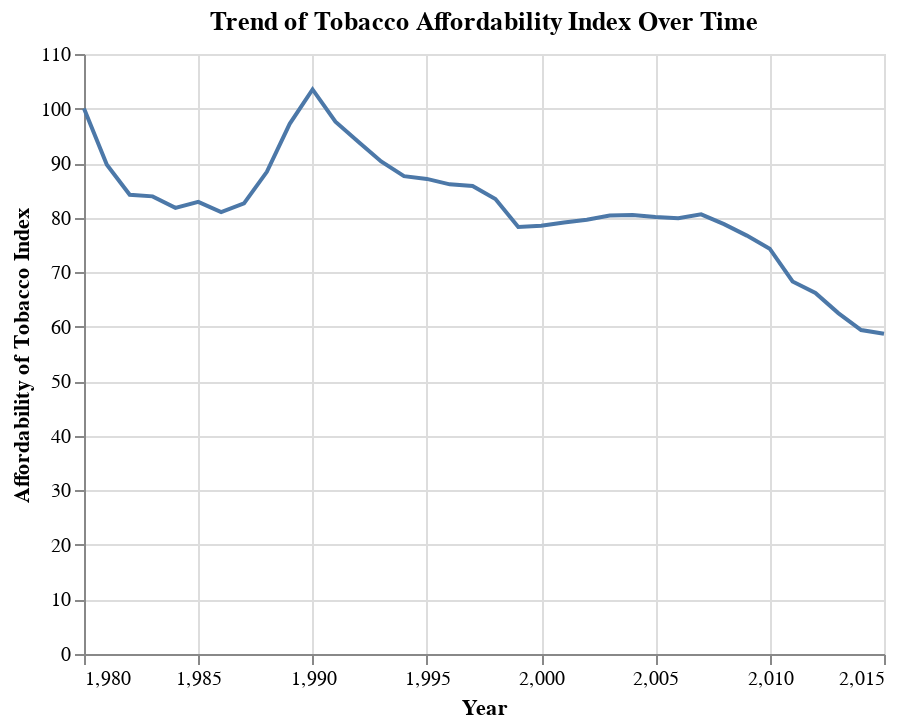

Write notebook code for a chart like this one.
### Code cell
# prompt: Using dataframe metric: suggest a plot

import altair as alt

# Create a line chart showing the trend of tobacco affordability over time.
alt.Chart(metric).mark_line().encode(
    x='Year',
    y='Affordability of Tobacco Index'
).properties(
    title='Trend of Tobacco Affordability Index Over Time'
)

### Figure 1 — Vega-Lite specification as saved in the notebook (floating-point values rounded to 4 significant figures)
{"config": {"view": {"continuousWidth": 400, "continuousHeight": 300}}, "data": {"name": "data-30c5c31bb118be7bf9165a1cacea4d24"}, "mark": "line", "encoding": {"x": {"field": "Year", "type": "quantitative"}, "y": {"field": "Affordability of Tobacco Index", "type": "quantitative"}}, "title": "Trend of Tobacco Affordability Index Over Time", "$schema": "https://vega.github.io/schema/vega-lite/v4.17.0.json", "datasets": {"data-30c5c31bb118be7bf9165a1cacea4d24": [{"Year": 2015, "Tobacco Price\nIndex": 1294.0, "Retail Prices\nIndex": 386.7, "Tobacco Price Index Relative to Retail Price Index": 334.7, "Real Households' Disposable Income": 196.4, "Affordability of Tobacco Index": 58.7, "Household Expenditure on Tobacco": 19250.0, "Household Expenditure Total": 1152000.0, "Expenditure on Tobacco as a Percentage of Expenditure": 1.7}, {"Year": 2014, "Tobacco Price\nIndex": 1226.0, "Retail Prices\nIndex": 383.0, "Tobacco Price Index Relative to Retail Price Index": 320.1, "Real Households' Disposable Income": 190.0, "Affordability of Tobacco Index": 59.4, "Household Expenditure on Tobacco": 19410.0, "Household Expenditure Total": 1119000.0, "Expenditure on Tobacco as a Percentage of Expenditure": 1.7}, {"Year": 2013, "Tobacco Price\nIndex": 1139.0, "Retail Prices\nIndex": 374.2, "Tobacco Price Index Relative to Retail Price Index": 304.5, "Real Households' Disposable Income": 190.3, "Affordability of Tobacco Index": 62.5, "Household Expenditure on Tobacco": 18680.0, "Household Expenditure Total": 1073000.0, "Expenditure on Tobacco as a Percentage of Expenditure": 1.7}, {"Year": 2012, "Tobacco Price\nIndex": 1058.0, "Retail Prices\nIndex": 363.1, "Tobacco Price Index Relative to Retail Price Index": 291.3, "Real Households' Disposable Income": 192.9, "Affordability of Tobacco Index": 66.2, "Household Expenditure on Tobacco": 18700.0, "Household Expenditure Total": 1029000.0, "Expenditure on Tobacco as a Percentage of Expenditure": 1.8}, {"Year": 2011, "Tobacco Price\nIndex": 974.9, "Retail Prices\nIndex": 351.9, "Tobacco Price Index Relative to Retail Price Index": 277.1, "Real Households' Disposable Income": 189.3, "Affordability of Tobacco Index": 68.3, "Household Expenditure on Tobacco": 18220.0, "Household Expenditure Total": 990800.0, "Expenditure on Tobacco as a Percentage of Expenditure": 1.8}, {"Year": 2010, "Tobacco Price\nIndex": 878.3, "Retail Prices\nIndex": 334.5, "Tobacco Price Index Relative to Retail Price Index": 262.6, "Real Households' Disposable Income": 195.0, "Affordability of Tobacco Index": 74.3, "Household Expenditure on Tobacco": 17180.0, "Household Expenditure Total": 954800.0, "Expenditure on Tobacco as a Percentage of Expenditure": 1.8}, {"Year": 2009, "Tobacco Price\nIndex": 815.9, "Retail Prices\nIndex": 319.7, "Tobacco Price Index Relative to Retail Price Index": 255.2, "Real Households' Disposable Income": 195.7, "Affordability of Tobacco Index": 76.7, "Household Expenditure on Tobacco": 16210.0, "Household Expenditure Total": 911700.0, "Expenditure on Tobacco as a Percentage of Expenditure": 1.8}, {"Year": 2008, "Tobacco Price\nIndex": 784.7, "Retail Prices\nIndex": 321.3, "Tobacco Price Index Relative to Retail Price Index": 244.2, "Real Households' Disposable Income": 192.5, "Affordability of Tobacco Index": 78.8, "Household Expenditure on Tobacco": 15880.0, "Household Expenditure Total": 928300.0, "Expenditure on Tobacco as a Percentage of Expenditure": 1.7}, {"Year": 2007, "Tobacco Price\nIndex": 751.5, "Retail Prices\nIndex": 309.1, "Tobacco Price Index Relative to Retail Price Index": 243.1, "Real Households' Disposable Income": 195.9, "Affordability of Tobacco Index": 80.6, "Household Expenditure on Tobacco": 15770.0, "Household Expenditure Total": 898500.0, "Expenditure on Tobacco as a Percentage of Expenditure": 1.8}, {"Year": 2006, "Tobacco Price\nIndex": 713.7, "Retail Prices\nIndex": 296.4, "Tobacco Price Index Relative to Retail Price Index": 240.8, "Real Households' Disposable Income": 192.3, "Affordability of Tobacco Index": 79.9, "Household Expenditure on Tobacco": 15540.0, "Household Expenditure Total": 851500.0, "Expenditure on Tobacco as a Percentage of Expenditure": 1.8}, {"Year": 2005, "Tobacco Price\nIndex": 683.1, "Retail Prices\nIndex": 287.2, "Tobacco Price Index Relative to Retail Price Index": 237.8, "Real Households' Disposable Income": 190.6, "Affordability of Tobacco Index": 80.1, "Household Expenditure on Tobacco": 15300.0, "Household Expenditure Total": 813600.0, "Expenditure on Tobacco as a Percentage of Expenditure": 1.9}, {"Year": 2004, "Tobacco Price\nIndex": 654.6, "Retail Prices\nIndex": 279.3, "Tobacco Price Index Relative to Retail Price Index": 234.4, "Real Households' Disposable Income": 188.7, "Affordability of Tobacco Index": 80.5, "Household Expenditure on Tobacco": 15380.0, "Household Expenditure Total": 772200.0, "Expenditure on Tobacco as a Percentage of Expenditure": 2.0}, {"Year": 2003, "Tobacco Price\nIndex": 632.0, "Retail Prices\nIndex": 271.2, "Tobacco Price Index Relative to Retail Price Index": 233.0, "Real Households' Disposable Income": 187.4, "Affordability of Tobacco Index": 80.4, "Household Expenditure on Tobacco": 15220.0, "Household Expenditure Total": 731800.0, "Expenditure on Tobacco as a Percentage of Expenditure": 2.1}, {"Year": 2002, "Tobacco Price\nIndex": 610.4, "Retail Prices\nIndex": 263.6, "Tobacco Price Index Relative to Retail Price Index": 231.6, "Real Households' Disposable Income": 184.4, "Affordability of Tobacco Index": 79.6, "Household Expenditure on Tobacco": 14460.0, "Household Expenditure Total": 695900.0, "Expenditure on Tobacco as a Percentage of Expenditure": 2.1}, {"Year": 2001, "Tobacco Price\nIndex": 592.5, "Retail Prices\nIndex": 259.3, "Tobacco Price Index Relative to Retail Price Index": 228.5, "Real Households' Disposable Income": 180.8, "Affordability of Tobacco Index": 79.1, "Household Expenditure on Tobacco": 14340.0, "Household Expenditure Total": 665100.0, "Expenditure on Tobacco as a Percentage of Expenditure": 2.2}, {"Year": 2000, "Tobacco Price\nIndex": 562.0, "Retail Prices\nIndex": 254.8, "Tobacco Price Index Relative to Retail Price Index": 220.6, "Real Households' Disposable Income": 173.3, "Affordability of Tobacco Index": 78.5, "Household Expenditure on Tobacco": 14030.0, "Household Expenditure Total": 639400.0, "Expenditure on Tobacco as a Percentage of Expenditure": 2.2}, {"Year": 1999, "Tobacco Price\nIndex": 517.3, "Retail Prices\nIndex": 247.4, "Tobacco Price Index Relative to Retail Price Index": 209.0, "Real Households' Disposable Income": 163.7, "Affordability of Tobacco Index": 78.3, "Household Expenditure on Tobacco": 14050.0, "Household Expenditure Total": 602900.0, "Expenditure on Tobacco as a Percentage of Expenditure": 2.3}, {"Year": 1998, "Tobacco Price\nIndex": 464.1, "Retail Prices\nIndex": 243.7, "Tobacco Price Index Relative to Retail Price Index": 190.4, "Real Households' Disposable Income": 158.8, "Affordability of Tobacco Index": 83.4, "Household Expenditure on Tobacco": 13320.0, "Household Expenditure Total": 569800.0, "Expenditure on Tobacco as a Percentage of Expenditure": 2.3}, {"Year": 1997, "Tobacco Price\nIndex": 427.3, "Retail Prices\nIndex": 235.6, "Tobacco Price Index Relative to Retail Price Index": 181.3, "Real Households' Disposable Income": 155.6, "Affordability of Tobacco Index": 85.8, "Household Expenditure on Tobacco": 12700.0, "Household Expenditure Total": 534800.0, "Expenditure on Tobacco as a Percentage of Expenditure": 2.4}, {"Year": 1996, "Tobacco Price\nIndex": 398.0, "Retail Prices\nIndex": 228.4, "Tobacco Price Index Relative to Retail Price Index": 174.2, "Real Households' Disposable Income": 150.0, "Affordability of Tobacco Index": 86.1, "Household Expenditure on Tobacco": 12260.0, "Household Expenditure Total": 499400.0, "Expenditure on Tobacco as a Percentage of Expenditure": 2.5}, {"Year": 1995, "Tobacco Price\nIndex": 373.0, "Retail Prices\nIndex": 223.1, "Tobacco Price Index Relative to Retail Price Index": 167.2, "Real Households' Disposable Income": 145.7, "Affordability of Tobacco Index": 87.1, "Household Expenditure on Tobacco": 11520.0, "Household Expenditure Total": 465200.0, "Expenditure on Tobacco as a Percentage of Expenditure": 2.5}, {"Year": 1994, "Tobacco Price\nIndex": 349.6, "Retail Prices\nIndex": 215.6, "Tobacco Price Index Relative to Retail Price Index": 162.2, "Real Households' Disposable Income": 142.1, "Affordability of Tobacco Index": 87.6, "Household Expenditure on Tobacco": 10930.0, "Household Expenditure Total": 441900.0, "Expenditure on Tobacco as a Percentage of Expenditure": 2.5}, {"Year": 1993, "Tobacco Price\nIndex": 325.0, "Retail Prices\nIndex": 210.5, "Tobacco Price Index Relative to Retail Price Index": 154.4, "Real Households' Disposable Income": 139.5, "Affordability of Tobacco Index": 90.3, "Household Expenditure on Tobacco": 10760.0, "Household Expenditure Total": 420700.0, "Expenditure on Tobacco as a Percentage of Expenditure": 2.6}, {"Year": 1992, "Tobacco Price\nIndex": 299.7, "Retail Prices\nIndex": 207.2, "Tobacco Price Index Relative to Retail Price Index": 144.6, "Real Households' Disposable Income": 135.9, "Affordability of Tobacco Index": 93.9, "Household Expenditure on Tobacco": 10280.0, "Household Expenditure Total": 396500.0, "Expenditure on Tobacco as a Percentage of Expenditure": 2.6}, {"Year": 1991, "Tobacco Price\nIndex": 270.0, "Retail Prices\nIndex": 199.7, "Tobacco Price Index Relative to Retail Price Index": 135.2, "Real Households' Disposable Income": 132.0, "Affordability of Tobacco Index": 97.6, "Household Expenditure on Tobacco": 9648.0, "Household Expenditure Total": 374500.0, "Expenditure on Tobacco as a Percentage of Expenditure": 2.6}, {"Year": 1990, "Tobacco Price\nIndex": 236.1, "Retail Prices\nIndex": 188.6, "Tobacco Price Index Relative to Retail Price Index": 125.1, "Real Households' Disposable Income": 129.5, "Affordability of Tobacco Index": 103.5, "Household Expenditure on Tobacco": 8649.0, "Household Expenditure Total": 350000.0, "Expenditure on Tobacco as a Percentage of Expenditure": 2.5}, {"Year": 1989, "Tobacco Price\nIndex": 221.1, "Retail Prices\nIndex": 172.3, "Tobacco Price Index Relative to Retail Price Index": 128.3, "Real Households' Disposable Income": 124.8, "Affordability of Tobacco Index": 97.2, "Household Expenditure on Tobacco": 8170.0, "Household Expenditure Total": 323000.0, "Expenditure on Tobacco as a Percentage of Expenditure": 2.5}, {"Year": 1988, "Tobacco Price\nIndex": 214.9, "Retail Prices\nIndex": 159.9, "Tobacco Price Index Relative to Retail Price Index": 134.4, "Real Households' Disposable Income": 118.8, "Affordability of Tobacco Index": 88.4, "Household Expenditure on Tobacco": 7936.0, "Household Expenditure Total": 294500.0, "Expenditure on Tobacco as a Percentage of Expenditure": 2.7}, {"Year": 1987, "Tobacco Price\nIndex": 208.0, "Retail Prices\nIndex": 152.4, "Tobacco Price Index Relative to Retail Price Index": 136.5, "Real Households' Disposable Income": 112.8, "Affordability of Tobacco Index": 82.6, "Household Expenditure on Tobacco": 7665.0, "Household Expenditure Total": 260400.0, "Expenditure on Tobacco as a Percentage of Expenditure": 2.9}, {"Year": 1986, "Tobacco Price\nIndex": 201.6, "Retail Prices\nIndex": 146.3, "Tobacco Price Index Relative to Retail Price Index": 137.8, "Real Households' Disposable Income": 111.6, "Affordability of Tobacco Index": 81.0, "Household Expenditure on Tobacco": 7485.0, "Household Expenditure Total": 237000.0, "Expenditure on Tobacco as a Percentage of Expenditure": 3.2}, {"Year": 1985, "Tobacco Price\nIndex": 183.5, "Retail Prices\nIndex": 141.5, "Tobacco Price Index Relative to Retail Price Index": 129.7, "Real Households' Disposable Income": 107.5, "Affordability of Tobacco Index": 82.9, "Household Expenditure on Tobacco": 7006.0, "Household Expenditure Total": 214400.0, "Expenditure on Tobacco as a Percentage of Expenditure": 3.3}, {"Year": 1984, "Tobacco Price\nIndex": 168.6, "Retail Prices\nIndex": 133.4, "Tobacco Price Index Relative to Retail Price Index": 126.4, "Real Households' Disposable Income": 103.4, "Affordability of Tobacco Index": 81.8, "Household Expenditure on Tobacco": null, "Household Expenditure Total": null, "Expenditure on Tobacco as a Percentage of Expenditure": null}, {"Year": 1983, "Tobacco Price\nIndex": 152.0, "Retail Prices\nIndex": 127.1, "Tobacco Price Index Relative to Retail Price Index": 119.6, "Real Households' Disposable Income": 100.3, "Affordability of Tobacco Index": 83.9, "Household Expenditure on Tobacco": null, "Household Expenditure Total": null, "Expenditure on Tobacco as a Percentage of Expenditure": null}, {"Year": 1982, "Tobacco Price\nIndex": 142.5, "Retail Prices\nIndex": 121.5, "Tobacco Price Index Relative to Retail Price Index": 117.3, "Real Households' Disposable Income": 98.7, "Affordability of Tobacco Index": 84.2, "Household Expenditure on Tobacco": null, "Household Expenditure Total": null, "Expenditure on Tobacco as a Percentage of Expenditure": null}, {"Year": 1981, "Tobacco Price\nIndex": 123.5, "Retail Prices\nIndex": 111.9, "Tobacco Price Index Relative to Retail Price Index": 110.4, "Real Households' Disposable Income": 99.1, "Affordability of Tobacco Index": 89.7, "Household Expenditure on Tobacco": null, "Household Expenditure Total": null, "Expenditure on Tobacco as a Percentage of Expenditure": null}, {"Year": 1980, "Tobacco Price\nIndex": 100.0, "Retail Prices\nIndex": 100.0, "Tobacco Price Index Relative to Retail Price Index": 100.0, "Real Households' Disposable Income": 100.0, "Affordability of Tobacco Index": 100.0, "Household Expenditure on Tobacco": null, "Household Expenditure Total": null, "Expenditure on Tobacco as a Percentage of Expenditure": null}]}}
